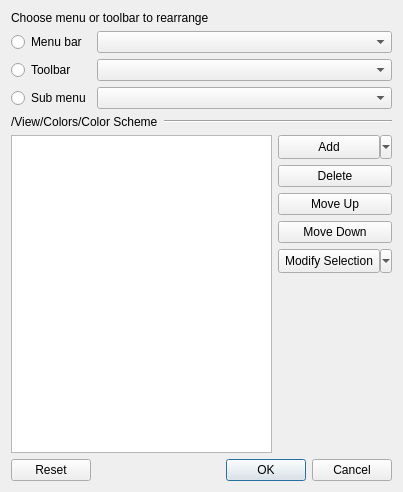
<?xml version="1.0" encoding="UTF-8"?>
<ui version="4.0">
 <class>RearrangeDlg</class>
 <widget class="QDialog" name="RearrangeDlg">
  <property name="geometry">
   <rect>
    <x>0</x>
    <y>0</y>
    <width>403</width>
    <height>492</height>
   </rect>
  </property>
  <property name="windowTitle">
   <string>Rearrange Commands</string>
  </property>
  <layout class="QGridLayout" name="gridLayout_3">
   <item row="0" column="0" colspan="3">
    <widget class="QLabel" name="label_2">
     <property name="text">
      <string>Choose menu or toolbar to rearrange</string>
     </property>
    </widget>
   </item>
   <item row="1" column="0" colspan="3">
    <layout class="QGridLayout" name="gridLayout">
     <item row="0" column="0">
      <widget class="QRadioButton" name="radioButtonMenu">
       <property name="text">
        <string>Menu bar</string>
       </property>
      </widget>
     </item>
     <item row="0" column="1">
      <widget class="QComboBox" name="comboBoxMenu">
       <property name="sizePolicy">
        <sizepolicy hsizetype="Expanding" vsizetype="Fixed">
         <horstretch>0</horstretch>
         <verstretch>0</verstretch>
        </sizepolicy>
       </property>
      </widget>
     </item>
     <item row="1" column="0">
      <widget class="QRadioButton" name="radioButtonToolbar">
       <property name="text">
        <string>Toolbar</string>
       </property>
      </widget>
     </item>
     <item row="1" column="1">
      <widget class="QComboBox" name="comboBoxToolbar"/>
     </item>
     <item row="2" column="0">
      <widget class="QRadioButton" name="radioButtonSubmenu">
       <property name="text">
        <string>Sub menu</string>
       </property>
      </widget>
     </item>
     <item row="2" column="1">
      <widget class="QComboBox" name="comboBoxSubmenu"/>
     </item>
    </layout>
   </item>
   <item row="2" column="0" colspan="2">
    <widget class="QLabel" name="labelPath">
     <property name="sizePolicy">
      <sizepolicy hsizetype="Minimum" vsizetype="Preferred">
       <horstretch>0</horstretch>
       <verstretch>0</verstretch>
      </sizepolicy>
     </property>
     <property name="text">
      <string>/View/Colors/Color Scheme</string>
     </property>
    </widget>
   </item>
   <item row="2" column="2">
    <widget class="Line" name="line">
     <property name="sizePolicy">
      <sizepolicy hsizetype="Expanding" vsizetype="Fixed">
       <horstretch>0</horstretch>
       <verstretch>0</verstretch>
      </sizepolicy>
     </property>
     <property name="orientation">
      <enum>Qt::Horizontal</enum>
     </property>
    </widget>
   </item>
   <item row="3" column="0" colspan="3">
    <layout class="QGridLayout" name="gridLayout_2">
     <item row="0" column="0" rowspan="6">
      <widget class="QListView" name="listView">
       <property name="alternatingRowColors">
        <bool>true</bool>
       </property>
       <property name="selectionBehavior">
        <enum>QAbstractItemView::SelectRows</enum>
       </property>
       <property name="selectionRectVisible">
        <bool>true</bool>
       </property>
      </widget>
     </item>
     <item row="0" column="1">
      <widget class="QToolButton" name="toolButtonAdd">
       <property name="sizePolicy">
        <sizepolicy hsizetype="Minimum" vsizetype="Fixed">
         <horstretch>0</horstretch>
         <verstretch>0</verstretch>
        </sizepolicy>
       </property>
       <property name="minimumSize">
        <size>
         <width>0</width>
         <height>24</height>
        </size>
       </property>
       <property name="text">
        <string>Add</string>
       </property>
       <property name="popupMode">
        <enum>QToolButton::MenuButtonPopup</enum>
       </property>
      </widget>
     </item>
     <item row="1" column="1">
      <widget class="QPushButton" name="pushButtonDelete">
       <property name="text">
        <string>Delete</string>
       </property>
      </widget>
     </item>
     <item row="2" column="1">
      <widget class="QPushButton" name="pushButtonUp">
       <property name="text">
        <string>Move Up</string>
       </property>
      </widget>
     </item>
     <item row="3" column="1">
      <widget class="QPushButton" name="pushButtonDown">
       <property name="text">
        <string>Move Down</string>
       </property>
      </widget>
     </item>
     <item row="4" column="1">
      <widget class="QToolButton" name="toolButtonModify">
       <property name="minimumSize">
        <size>
         <width>0</width>
         <height>24</height>
        </size>
       </property>
       <property name="text">
        <string>Modify Selection</string>
       </property>
       <property name="popupMode">
        <enum>QToolButton::MenuButtonPopup</enum>
       </property>
      </widget>
     </item>
     <item row="5" column="1">
      <spacer name="verticalSpacer">
       <property name="orientation">
        <enum>Qt::Vertical</enum>
       </property>
       <property name="sizeHint" stdset="0">
        <size>
         <width>20</width>
         <height>68</height>
        </size>
       </property>
      </spacer>
     </item>
    </layout>
   </item>
   <item row="4" column="0">
    <widget class="QPushButton" name="pushButtonReset">
     <property name="text">
      <string>Reset</string>
     </property>
    </widget>
   </item>
   <item row="4" column="1" colspan="2">
    <widget class="QDialogButtonBox" name="buttonBox">
     <property name="orientation">
      <enum>Qt::Horizontal</enum>
     </property>
     <property name="standardButtons">
      <set>QDialogButtonBox::Cancel|QDialogButtonBox::Ok</set>
     </property>
    </widget>
   </item>
  </layout>
 </widget>
 <resources/>
 <connections>
  <connection>
   <sender>buttonBox</sender>
   <signal>accepted()</signal>
   <receiver>RearrangeDlg</receiver>
   <slot>accept()</slot>
   <hints>
    <hint type="sourcelabel">
     <x>248</x>
     <y>254</y>
    </hint>
    <hint type="destinationlabel">
     <x>157</x>
     <y>274</y>
    </hint>
   </hints>
  </connection>
  <connection>
   <sender>buttonBox</sender>
   <signal>rejected()</signal>
   <receiver>RearrangeDlg</receiver>
   <slot>reject()</slot>
   <hints>
    <hint type="sourcelabel">
     <x>316</x>
     <y>260</y>
    </hint>
    <hint type="destinationlabel">
     <x>286</x>
     <y>274</y>
    </hint>
   </hints>
  </connection>
 </connections>
</ui>
